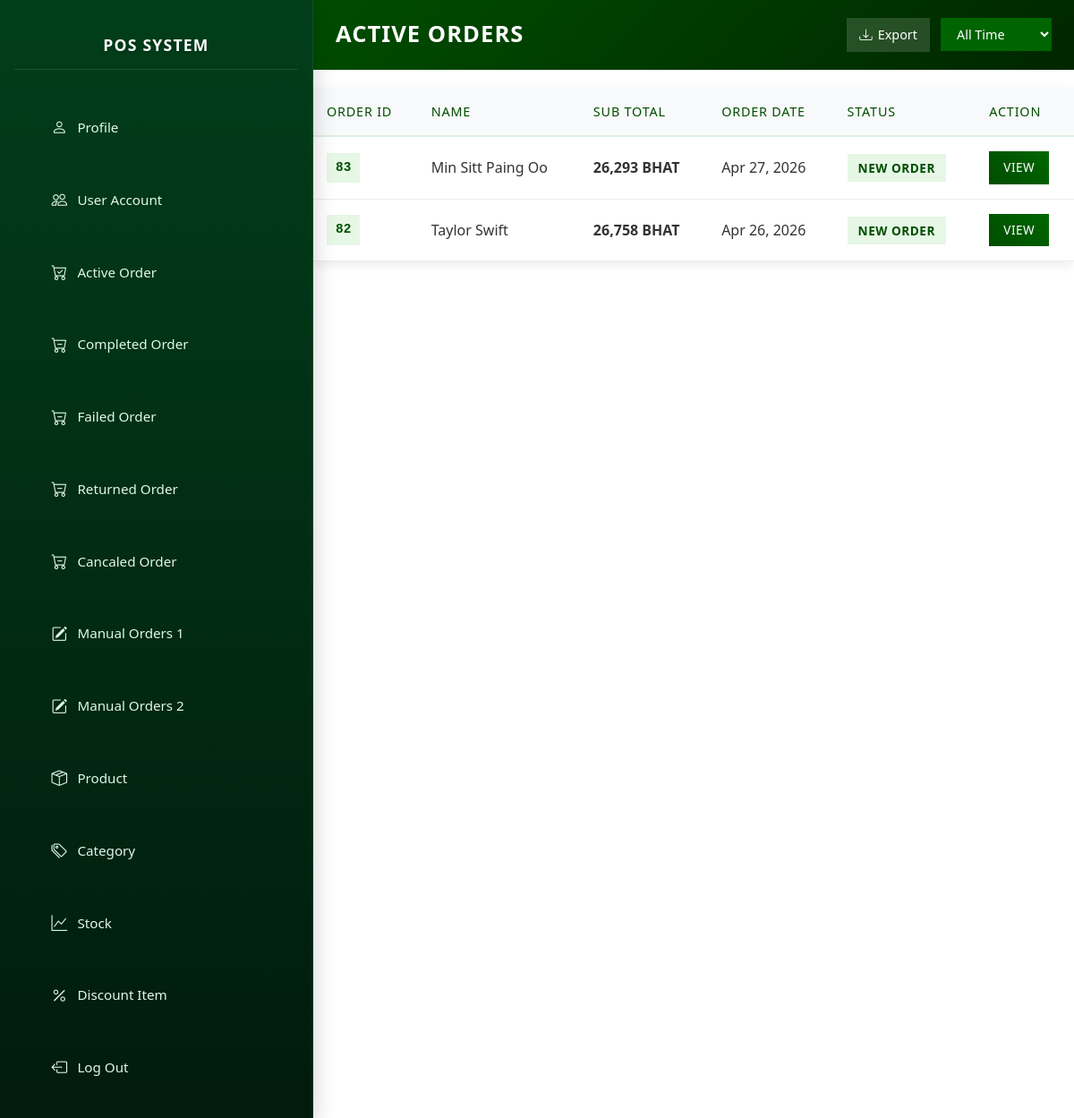
Page /admin/active_order.php (signed in) on the committed database.
### tables this page shows
CREATE TABLE `orderr` (
  `orderID` int(11) NOT NULL,
  `paymentValid` tinyint(4) DEFAULT NULL,
  `totalCost` double DEFAULT NULL,
  `orderDate` date DEFAULT NULL,
  `paymentStatus` int(11) DEFAULT NULL,
  `orderStatus` int(11) DEFAULT NULL,
  `trackingStatus` int(11) DEFAULT NULL,
  `accountID` int(11) DEFAULT NULL,
  `paymentType` int(11) DEFAULT NULL,
  `addressID` int(11) DEFAULT NULL,
  `isManual` tinyint(4) DEFAULT NULL,
  `manualCustomerName` varchar(2000) DEFAULT NULL,
  `manualNote` longtext DEFAULT NULL
);

CREATE TABLE `account` (
  `accountID` int(11) NOT NULL,
  `name` varchar(500) NOT NULL,
  `email` varchar(500) NOT NULL,
  `passcode` varchar(2000) NOT NULL,
  `phoneNumber` varchar(500) NOT NULL,
  `birthday` date NOT NULL,
  `roleID` int(11) NOT NULL,
  `pin` varchar(6) DEFAULT NULL,
  `profile` int(11) DEFAULT NULL,
  `registerDate` date DEFAULT NULL
);

### admin/active_order.php (the view, shortened to what this page needs)
<?php
include "../connection/connectdb.php";
$filter = $_GET['filter'] ?? 'all';
$whereDate = "";
$query = "SELECT * FROM orderr JOIN account ON orderr.accountID = account.accountID WHERE orderr.orderStatus = 1 $whereDate ORDER BY orderr.orderDate DESC";
$result = $conn->query($query);
?>
<!DOCTYPE html>
<html lang="en">
<head>
    <?php include "./layout/header.php"; ?>
</head>
<body>
    <?php
        include "nav.php";
        $login = $_SESSION['login'] ?? false;
        if($login == true) {
        echo "<div class='main-content'>";
        echo "<form id='filterForm' method='get' style='display:inline;'>";
            echo "<div class='page-header'>";
            echo "<h1>Active Orders</h1>";
            echo "<div class='header-actions'>";
            echo "<button type='submit' name='export' value='csv'><i class='bi bi-download'></i> Export</button>";
            echo "<select name='filter' onchange='document.getElementById(\"filterForm\").submit();'>";
            echo "<option value='all'"      . ($filter === 'all'      ? ' selected' : '') . ">All Time</option>";
            echo "</select>";
            echo "</div></div></form>";
        if ($result && $result->num_rows > 0) {
            echo "<table class='orders-table'>";
            echo "<thead><tr>";
            echo "<th>Order ID</th>";
            echo "<th>Name</th>";
            echo "<th>Sub Total</th>";
            echo "<th>Order Date</th>";
            echo "<th>Status</th>";
            echo "<th>Action</th>";
            echo "</tr></thead>";
            echo "<tbody>";
            while ($row = $result->fetch_assoc()) {
                $statusClass = 'status-new';
                $statusText = 'New Order';
                echo "<tr>";
                echo "<td data-label='Order ID'><span class='order-id'>" . htmlspecialchars($row['orderID']) . "</span></td>";
                echo "<td data-label='Name'>" . htmlspecialchars($row['name']) . "</td>";
                echo "<td data-label='Total Cost'><strong>" . number_format($row['totalCost']) . " BHAT</strong></td>";
                echo "<td data-label='Order Date'>" . date('M j, Y', strtotime($row['orderDate'])) . "</td>";
                echo "<td data-label='Status'><span class='status-badge $statusClass'>$statusText</span></td>";
                echo "<td data-label='Action'><a href='specific_order.php?orderID=" . urlencode($row['orderID']) . "' class='btn-view'>View</a></td>";
                echo "</tr>";
            }
            echo "</tbody></table>";
        } else {
            echo "<div class='no-orders'>No active orders at the moment.</div>";
        }
        echo "</div>";
        }
    ?>
</body>
</html>

### admin/style.css (style rules this page uses)
body { margin: 0; font-family: 'Calibri', sans-serif; background: #f8f9fa; }
.main-content { margin-left: 350px; padding: 0 !important; transition: margin-left 0.35s cubic-bezier(0.4, 0, 0.2, 1); min-height: 100vh; }
html { scroll-behavior: smooth; scrollbar-width: 5px; scrollbar-color: #044606 rgb(0, 0, 0); }

### admin/active_order.php (style rules this page uses)
.main-content { padding: 20px; }
.page-header { background: linear-gradient(135deg, #004d00, #002600); color: white; padding: 20px 25px; border-radius: 0; margin: 0 0 20px 0; display: flex; justify-content: space-between; align-items: center; flex-wrap: wrap; gap: 15px; }
.page-header h1 { margin: 0; font-size: 1.6rem; font-weight: 600; text-transform: uppercase; letter-spacing: 1px; }
.header-actions { display: flex; gap: 12px; align-items: center; flex-wrap: wrap; }
.header-actions button { background: rgba(255,255,255,0.15); border: none; color: white; padding: 8px 14px; border-radius: 0; font-size: 0.9rem; cursor: pointer; transition: all 0.3s ease; display: flex; align-items: center; gap: 6px; }
.header-actions select { background: rgba(255,255,255,0.15); border: none; color: white; padding: 8px 14px; border-radius: 0; font-size: 0.9rem; }
.orders-table { width: 100%; border-collapse: collapse; background: white; box-shadow: 0 4px 12px rgba(0,0,0,0.08); border-radius: 0; overflow: hidden; }
.orders-table thead { background: #f8f9fa; border-bottom: 2px solid #e0f0e0; }
.orders-table thead th { padding: 16px 15px; text-align: left; font-weight: 500; color: #004d00; font-size: 0.9rem; text-transform: uppercase; letter-spacing: 0.8px; }
.orders-table tbody tr { transition: all 0.3s ease; border-bottom: 1px solid #e9ecef; }
.orders-table td { padding: 16px 15px; vertical-align: middle; font-size: 1rem; color: #333; }
.order-id { font-family: 'Courier New', monospace; background: #e6f7e6; color: #004d00; padding: 6px 10px; border-radius: 0; font-weight: 600; font-size: 0.9rem; display: inline-block; }
.status-badge { padding: 6px 12px; border-radius: 0; font-size: 0.85rem; font-weight: 600; text-transform: uppercase; letter-spacing: 0.5px; }
.status-new { background: #e6f7e6; color: #004d00; }
.btn-view { background: linear-gradient(45deg, #004d00, #006600); color: white; padding: 8px 16px; border: none; border-radius: 0; text-decoration: none; font-size: 0.85rem; font-weight: 500; text-transform: uppercase; letter-spacing: 0.5px; transition: all 0.3s ease; display: inline-block; }
.header-actions select { background: #006400 !important; color: #fff !important; border: 0px solid #b8860b !important; padding: 8px 14px !important; border-radius: 0 !important; font-size: 0.9rem !important; font-weight: 500 !important; background-repeat: no-repeat; background-position: right 12px center; cursor: pointer; transition: all 0.3s ease; }
.header-actions select option { background: #e6f3e6 !important; color: #004d00 !important; font-weight: 600; }
.header-actions select option:checked, .header-actions select option:hover { background: #006400 !important; color: #b8860b !important; }

### rows in the picture
orderr: orderID "83", accountID.name "Min Sitt Paing Oo", totalCost "26,293", orderDate "Apr 27, 2026", statusText "NEW ORDER"
orderr: orderID "82", accountID.name "Taylor Swift", totalCost "26,758", orderDate "Apr 26, 2026", statusText "NEW ORDER"
